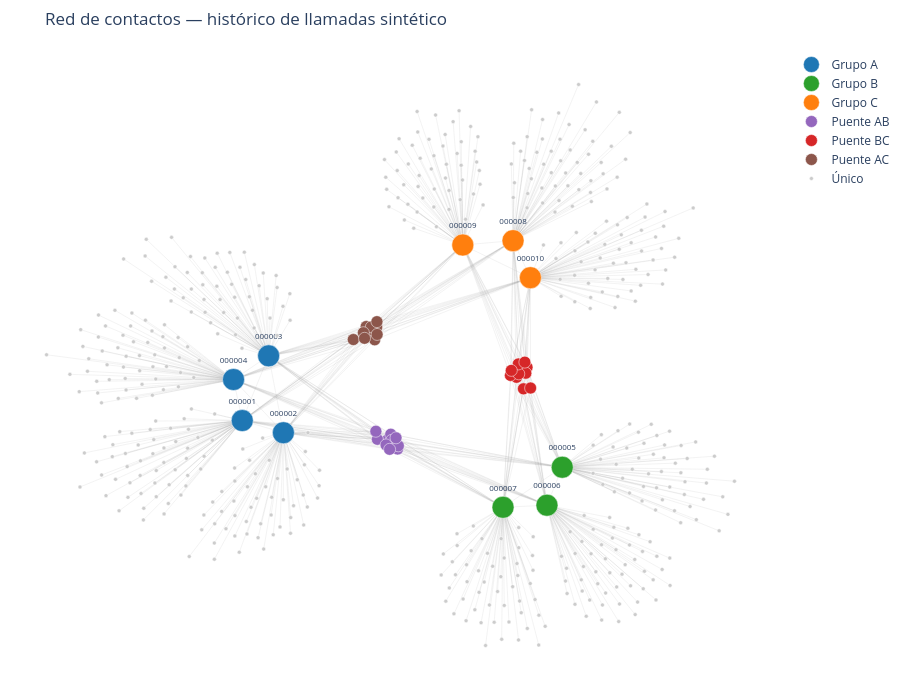

The cell this chart's notebook holds for it:
### Code cell
# ─── VISUALIZACIÓN INTERACTIVA CON PLOTLY ────────────────────────────────────
import plotly.graph_objects as go

# Layout Fruchterman-Reingold (agrupa por densidad de conexiones)
# np.random.seed para reproducibilidad (igraph usa el RNG global de numpy para el layout)
print('Calculando layout (puede tardar unos segundos)...')
np.random.seed(42)
layout = g.layout_fruchterman_reingold(weights='peso', niter=500)
x_n = [p[0] for p in layout]
y_n = [p[1] for p in layout]

# Aristas (una sola traza, transparente)
edge_x, edge_y = [], []
for e in g.es:
    edge_x += [x_n[e.source], x_n[e.target], None]
    edge_y += [y_n[e.source], y_n[e.target], None]

edge_trace = go.Scatter(
    x=edge_x, y=edge_y, mode='lines',
    line=dict(width=0.4, color='rgba(150,150,150,0.3)'),
    hoverinfo='none', showlegend=False,
)

# Colores y tamaños por tipo de nodo
PALETA = {
    'Grupo A' : ('#1f77b4', 22), 'Grupo B' : ('#2ca02c', 22), 'Grupo C' : ('#ff7f0e', 22),
    'Puente AB': ('#9467bd', 12), 'Puente BC': ('#d62728', 12), 'Puente AC': ('#8c564b', 12),
    'Único'    : ('#cccccc',  4),
}

nodo_traces = []
for tipo, (color, size) in PALETA.items():
    mask = df_nodos['tipo'] == tipo
    if not mask.any():
        continue
    sub = df_nodos[mask].reset_index(drop=True)
    idxs = [nodo_idx[n] for n in sub['nombre']]
    mostrar_label = tipo.startswith('Grupo')
    trace = go.Scatter(
        x=[x_n[i] for i in idxs],
        y=[y_n[i] for i in idxs],
        mode='markers+text' if mostrar_label else 'markers',
        text=sub['nombre'].str[-6:] if mostrar_label else None,
        textposition='top center',
        textfont=dict(size=8),
        marker=dict(size=size, color=color, line=dict(width=0.5, color='white')),
        name=tipo,
        hovertext=sub.apply(
            lambda r: (f"{r['nombre']}<br>Tipo: {r['tipo']}<br>"
                       f"Llamadas: {r['grado_pond']:.0f}<br>"
                       f"Comunidad: {r['comunidad']}<br>"
                       f"Betweenness: {r['betweenness']:.0f}"),
            axis=1,
        ),
        hoverinfo='text',
    )
    nodo_traces.append(trace)

fig = go.Figure(
    data=[edge_trace] + nodo_traces,
    layout=go.Layout(
        title='Red de contactos — histórico de llamadas sintético',
        showlegend=True,
        hovermode='closest',
        height=700,
        margin=dict(b=20, l=5, r=5, t=50),
        xaxis=dict(showgrid=False, zeroline=False, showticklabels=False),
        yaxis=dict(showgrid=False, zeroline=False, showticklabels=False),
        paper_bgcolor='white',
        plot_bgcolor='white',
    ),
)
fig.show()

### Figure 1 — Plotly figure (JSON) as saved in the notebook; plotly's stock layout.template omitted (floating-point values rounded to 4 significant figures; data arrays with more than 128 entries replaced by an {"elided": "..."} marker saying what was removed)
{"data": [{"hoverinfo": "none", "line": {"color": "rgba(150,150,150,0.3)", "width": 0.4}, "mode": "lines", "showlegend": false, "type": "scatter", "x": {"elided": "2136 float values"}, "y": {"elided": "2136 float values"}}, {"hoverinfo": "text", "hovertext": ["+34600000001<br>Tipo: Grupo A<br>Llamadas: 1894<br>Comunidad: 0<br>Betweenness: 34609", "+34600000002<br>Tipo: Grupo A<br>Llamadas: 1858<br>Comunidad: 0<br>Betweenness: 26592", "+34600000003<br>Tipo: Grupo A<br>Llamadas: 1928<br>Comunidad: 0<br>Betweenness: 52894", "+34600000004<br>Tipo: Grupo A<br>Llamadas: 1920<br>Comunidad: 0<br>Betweenness: 26855"], "marker": {"color": "#1f77b4", "line": {"color": "white", "width": 0.5}, "size": 22}, "mode": "markers+text", "name": "Grupo A", "text": ["000001", "000002", "000003", "000004"], "textfont": {"size": 8}, "textposition": "top center", "type": "scatter", "x": [-3.294, -2.51, -2.791, -3.46], "y": [-0.841, -1.114, 0.6113, 0.08024]}, {"hoverinfo": "text", "hovertext": ["+34600000005<br>Tipo: Grupo B<br>Llamadas: 1906<br>Comunidad: 1<br>Betweenness: 27337", "+34600000006<br>Tipo: Grupo B<br>Llamadas: 1892<br>Comunidad: 1<br>Betweenness: 26857", "+34600000007<br>Tipo: Grupo B<br>Llamadas: 1902<br>Comunidad: 1<br>Betweenness: 66654"], "marker": {"color": "#2ca02c", "line": {"color": "white", "width": 0.5}, "size": 22}, "mode": "markers+text", "name": "Grupo B", "text": ["000005", "000006", "000007"], "textfont": {"size": 8}, "textposition": "top center", "type": "scatter", "x": [2.801, 2.51, 1.673], "y": [-1.888, -2.741, -2.786]}, {"hoverinfo": "text", "hovertext": ["+34600000008<br>Tipo: Grupo C<br>Llamadas: 1926<br>Comunidad: 2<br>Betweenness: 34518", "+34600000009<br>Tipo: Grupo C<br>Llamadas: 1890<br>Comunidad: 2<br>Betweenness: 34574", "+34600000010<br>Tipo: Grupo C<br>Llamadas: 1884<br>Comunidad: 2<br>Betweenness: 34930"], "marker": {"color": "#ff7f0e", "line": {"color": "white", "width": 0.5}, "size": 22}, "mode": "markers+text", "name": "Grupo C", "text": ["000008", "000009", "000010"], "textfont": {"size": 8}, "textposition": "top center", "type": "scatter", "x": [1.864, 0.9067, 2.194], "y": [3.196, 3.098, 2.365]}, {"hoverinfo": "text", "hovertext": ["+34700000001<br>Tipo: Puente AB<br>Llamadas: 112<br>Comunidad: 0<br>Betweenness: 0", "+34700000002<br>Tipo: Puente AB<br>Llamadas: 108<br>Comunidad: 1<br>Betweenness: 0", "+34700000003<br>Tipo: Puente AB<br>Llamadas: 101<br>Comunidad: 0<br>Betweenness: 0", "+34700000004<br>Tipo: Puente AB<br>Llamadas: 118<br>Comunidad: 0<br>Betweenness: 34221", "+34700000005<br>Tipo: Puente AB<br>Llamadas: 89<br>Comunidad: 0<br>Betweenness: 0", "+34700000006<br>Tipo: Puente AB<br>Llamadas: 106<br>Comunidad: 0<br>Betweenness: 0", "+34700000007<br>Tipo: Puente AB<br>Llamadas: 100<br>Comunidad: 1<br>Betweenness: 0", "+34700000008<br>Tipo: Puente AB<br>Llamadas: 106<br>Comunidad: 1<br>Betweenness: 0", "+34700000009<br>Tipo: Puente AB<br>Llamadas: 107<br>Comunidad: 0<br>Betweenness: 0", "+34700000010<br>Tipo: Puente AB<br>Llamadas: 95<br>Comunidad: 1<br>Betweenness: 0"], "marker": {"color": "#9467bd", "line": {"color": "white", "width": 0.5}, "size": 12}, "mode": "markers", "name": "Puente AB", "textfont": {"size": 8}, "textposition": "top center", "type": "scatter", "x": [-0.5288, -0.3359, -0.4649, -0.7193, -0.451, -0.5543, -0.321, -0.3653, -0.7489, -0.4873], "y": [-1.275, -1.478, -1.147, -1.262, -1.287, -1.387, -1.408, -1.229, -1.081, -1.486]}, {"hoverinfo": "text", "hovertext": ["+34700000011<br>Tipo: Puente BC<br>Llamadas: 92<br>Comunidad: 1<br>Betweenness: 8160", "+34700000012<br>Tipo: Puente BC<br>Llamadas: 100<br>Comunidad: 2<br>Betweenness: 16575", "+34700000013<br>Tipo: Puente BC<br>Llamadas: 97<br>Comunidad: 2<br>Betweenness: 0", "+34700000014<br>Tipo: Puente BC<br>Llamadas: 94<br>Comunidad: 1<br>Betweenness: 0", "+34700000015<br>Tipo: Puente BC<br>Llamadas: 95<br>Comunidad: 2<br>Betweenness: 0", "+34700000016<br>Tipo: Puente BC<br>Llamadas: 82<br>Comunidad: 1<br>Betweenness: 0", "+34700000017<br>Tipo: Puente BC<br>Llamadas: 81<br>Comunidad: 2<br>Betweenness: 0", "+34700000018<br>Tipo: Puente BC<br>Llamadas: 76<br>Comunidad: 1<br>Betweenness: 0", "+34700000019<br>Tipo: Puente BC<br>Llamadas: 93<br>Comunidad: 2<br>Betweenness: 0", "+34700000020<br>Tipo: Puente BC<br>Llamadas: 87<br>Comunidad: 2<br>Betweenness: 0"], "marker": {"color": "#d62728", "line": {"color": "white", "width": 0.5}, "size": 12}, "mode": "markers", "name": "Puente BC", "textfont": {"size": 8}, "textposition": "top center", "type": "scatter", "x": [1.93, 1.814, 2.129, 2.106, 1.973, 2.062, 1.964, 2.198, 1.83, 2.088], "y": [0.1306, 0.1729, 0.3567, 0.2229, 0.207, -0.1294, 0.4289, -0.1109, 0.2848, 0.4698]}, {"hoverinfo": "text", "hovertext": ["+34700000021<br>Tipo: Puente AC<br>Llamadas: 117<br>Comunidad: 0<br>Betweenness: 16014", "+34700000022<br>Tipo: Puente AC<br>Llamadas: 96<br>Comunidad: 0<br>Betweenness: 0", "+34700000023<br>Tipo: Puente AC<br>Llamadas: 121<br>Comunidad: 0<br>Betweenness: 0", "+34700000024<br>Tipo: Puente AC<br>Llamadas: 118<br>Comunidad: 2<br>Betweenness: 2652", "+34700000025<br>Tipo: Puente AC<br>Llamadas: 115<br>Comunidad: 0<br>Betweenness: 0", "+34700000026<br>Tipo: Puente AC<br>Llamadas: 90<br>Comunidad: 0<br>Betweenness: 0", "+34700000027<br>Tipo: Puente AC<br>Llamadas: 102<br>Comunidad: 0<br>Betweenness: 0", "+34700000028<br>Tipo: Puente AC<br>Llamadas: 95<br>Comunidad: 2<br>Betweenness: 0", "+34700000029<br>Tipo: Puente AC<br>Llamadas: 93<br>Comunidad: 0<br>Betweenness: 0", "+34700000030<br>Tipo: Puente AC<br>Llamadas: 114<br>Comunidad: 0<br>Betweenness: 13311"], "marker": {"color": "#8c564b", "line": {"color": "white", "width": 0.5}, "size": 12}, "mode": "markers", "name": "Puente AC", "textfont": {"size": 8}, "textposition": "top center", "type": "scatter", "x": [-0.9327, -1.179, -0.8753, -0.7335, -0.8355, -0.7713, -0.7254, -0.7288, -0.9868, -0.9643], "y": [1.269, 0.9768, 1.099, 1.257, 1.261, 0.9715, 1.091, 1.378, 1.131, 1.005]}, {"hoverinfo": "text", "hovertext": {"elided": "500 str values"}, "marker": {"color": "#cccccc", "line": {"color": "white", "width": 0.5}, "size": 4}, "mode": "markers", "name": "Único", "textfont": {"size": 8}, "textposition": "top center", "type": "scatter", "x": {"elided": "500 float values"}, "y": {"elided": "500 float values"}}], "layout": {"height": 700, "hovermode": "closest", "margin": {"b": 20, "l": 5, "r": 5, "t": 50}, "paper_bgcolor": "white", "plot_bgcolor": "white", "showlegend": true, "title": {"text": "Red de contactos — histórico de llamadas sintético"}, "xaxis": {"showgrid": false, "showticklabels": false, "zeroline": false}, "yaxis": {"showgrid": false, "showticklabels": false, "zeroline": false}}}
